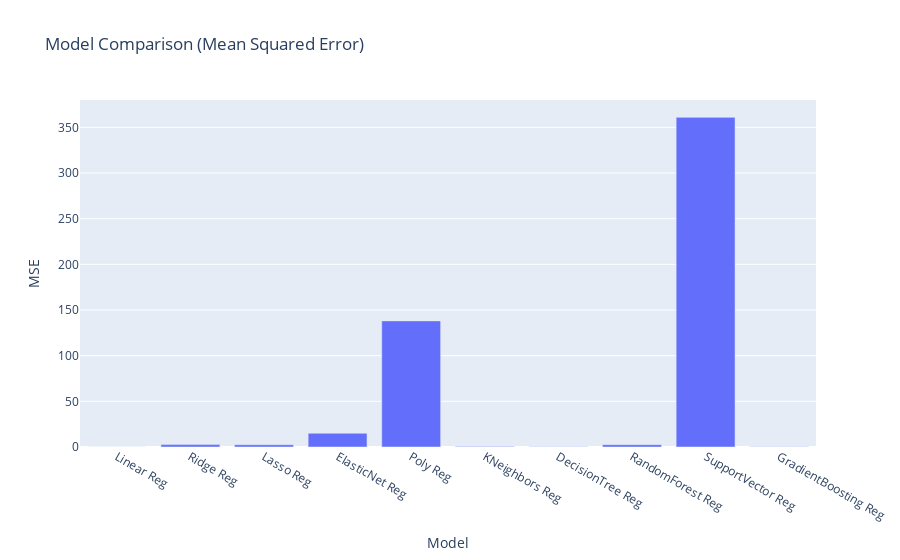

This figure's notebook cell:
### Code cell
mseDf = pd.DataFrame(list(zip(models, mseScores)), columns = ['Model', 'MSE'])
fig = px.bar(mseDf, x='Model', y='MSE', title='Model Comparison (Mean Squared Error)')
fig.show()

### Figure 1 — Plotly figure (JSON) as saved in the notebook; plotly's stock layout.template omitted (floating-point values rounded to 4 significant figures)
{"data": [{"alignmentgroup": "True", "hovertemplate": "Model=%{x}<br>MSE=%{y}<extra></extra>", "legendgroup": "", "marker": {"color": "#636efa", "pattern": {"shape": ""}}, "name": "", "offsetgroup": "", "orientation": "v", "showlegend": false, "textposition": "auto", "type": "bar", "x": ["Linear Reg", "Ridge Reg", "Lasso Reg", "ElasticNet Reg", "Poly Reg", "KNeighbors Reg", "DecisionTree Reg", "RandomForest Reg", "SupportVector Reg", "GradientBoosting Reg"], "xaxis": "x", "y": [0.08853, 2.614, 2.465, 15.03, 138.1, 0.6774, 0.194, 2.528, 360.9, 0.1936], "yaxis": "y"}], "layout": {"barmode": "relative", "legend": {"tracegroupgap": 0}, "title": {"text": "Model Comparison (Mean Squared Error)"}, "xaxis": {"anchor": "y", "domain": [0, 1], "title": {"text": "Model"}}, "yaxis": {"anchor": "x", "domain": [0, 1], "title": {"text": "MSE"}}}}
